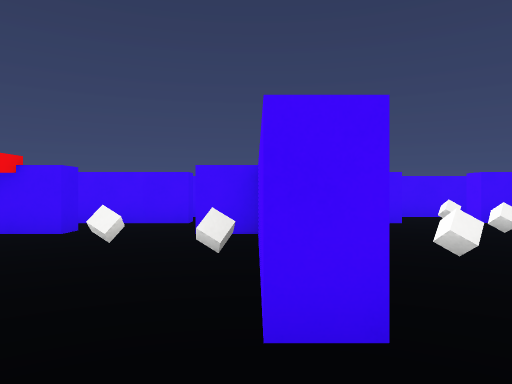
view 1 (above)

19 first-person views from a walk through a Unity game level. The camera is 1.2 m above the floor, looks level and sees 70° across. The floor is counted in squares, 2 m on a side. Each view is taken from the middle of a square. On the plan, view 1 faces up. The plan holds only what a view shows up to about 10 squares ahead; the rest is blank. The player is left out. Surface patterns are stand-ins for the level's own textures.

view 2
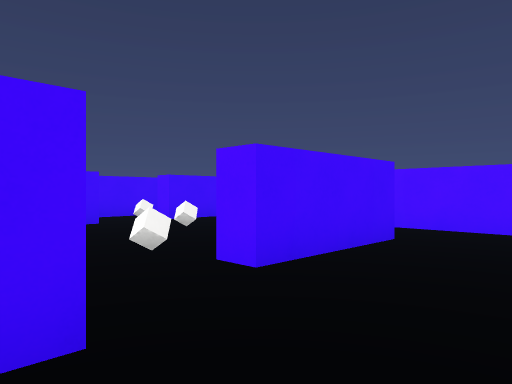

view 3
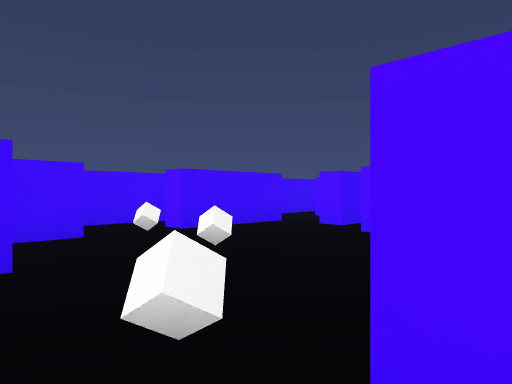

view 4
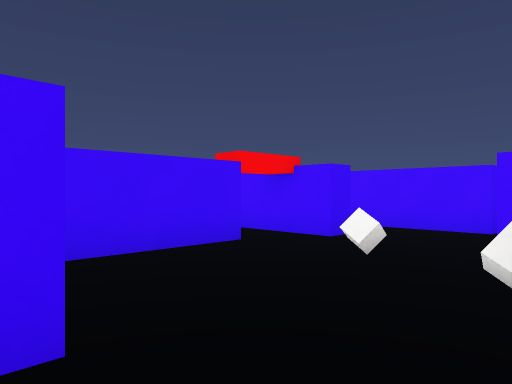

view 5
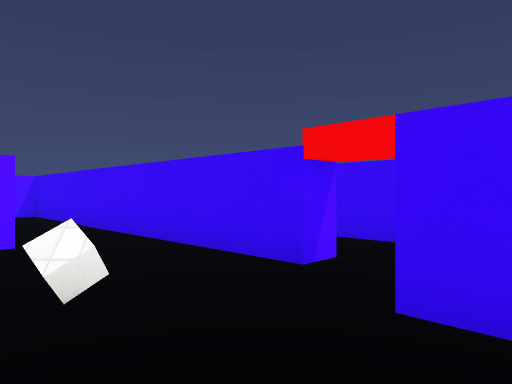

view 6
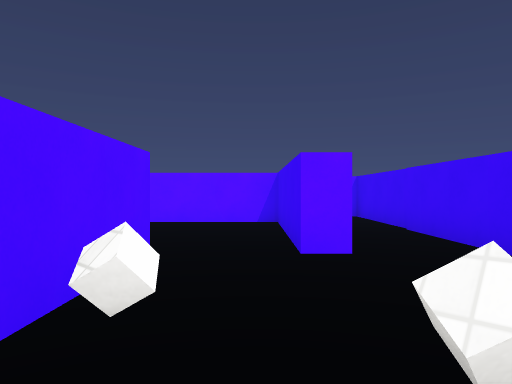

view 7
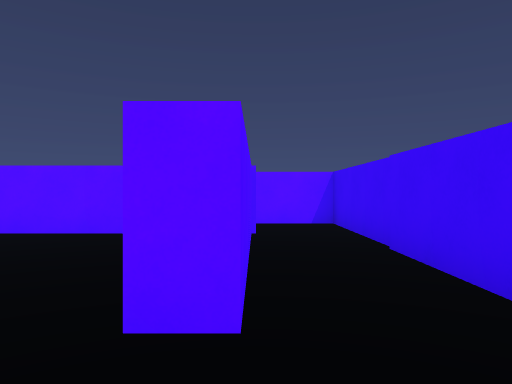

view 8
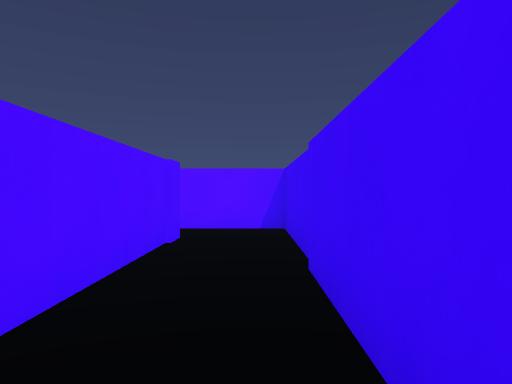

view 9
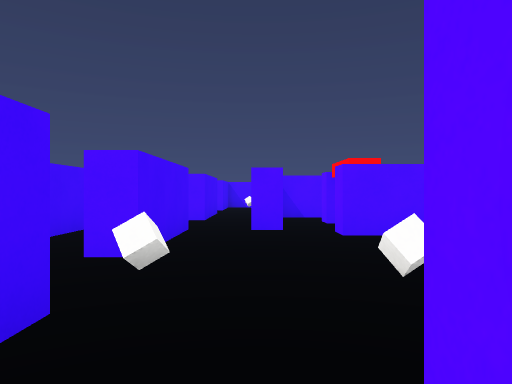

view 10
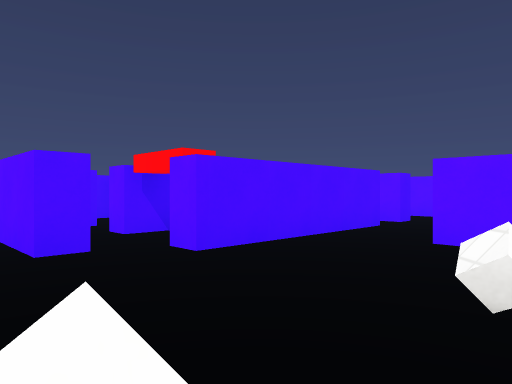

view 11
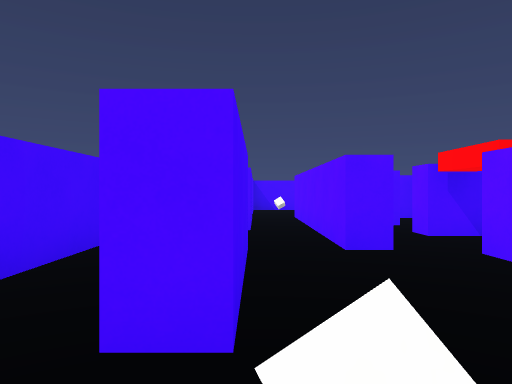

view 12
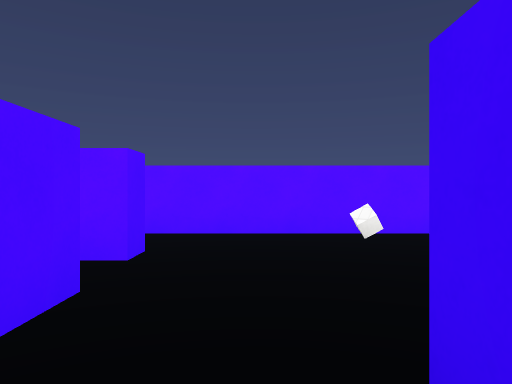

view 13
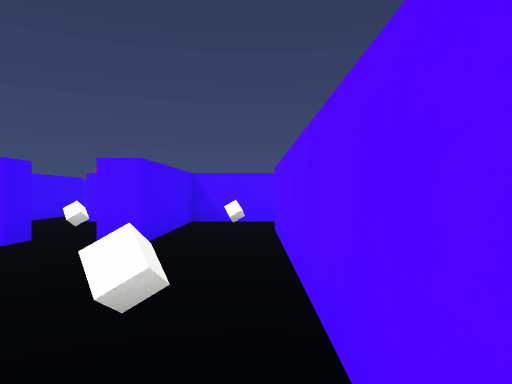

view 14
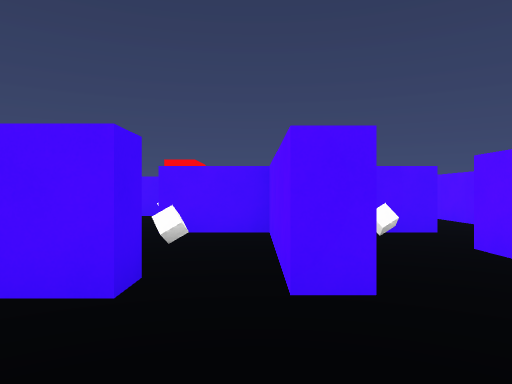

view 15
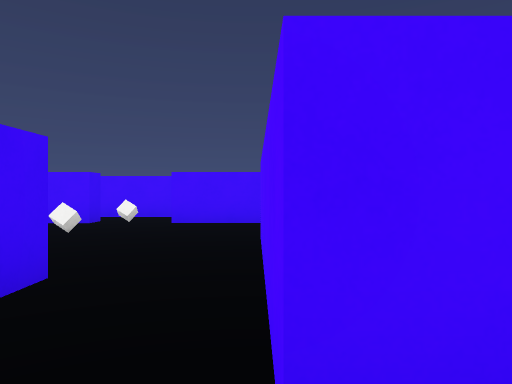

view 16
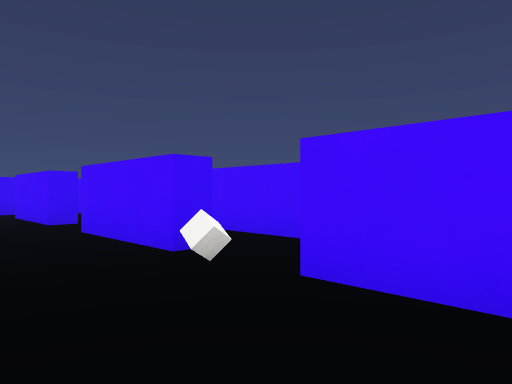

view 17
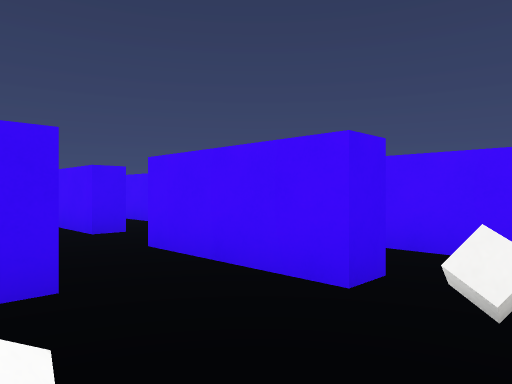

view 18
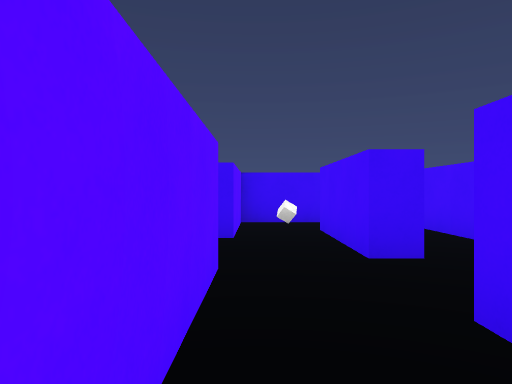

view 19
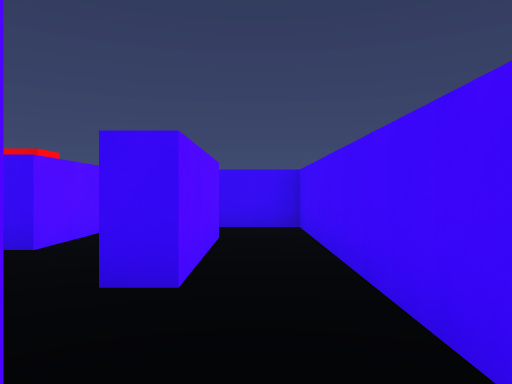

### Floor plan
Points are (right, up) in squares from view 1. A wall is a line through its corners. A room is listed if a view was taken in it or the views show most of it. See-through windows are left out.
Room 1 (views 1, 2, 3, 4, 13, 14, 15)
walls: (0.6, 1.4) (0, 1.4) (0, 2.6); (4.5, 2.5) (4.5, 2) (2.1, 2) (2.1, 2.6); (-1.3, 1.5) (-1.3, -0.1); (6.1, -0.7) (6.1, -0.2); (-1.5, -2.3) (6.4, -2.3); (6.6, 0.8) (6.1, 0.8) (6.1, 2.5)
ways out: opening at (1.5, 2) to room 3; opening at (6, 0)
objects: cube (4, -1)
Room 2 (views 5, 6, 7, 8, 9)
walls: (-3.4, 4.1) (-3.4, -4) (-1.8, -4); (0, 2.6) (0, 5.2) (-0.9, 5.2); (-2.8, 5.7) (-2.8, 5.2) (-4.6, 5.2); (-0.9, 5.7) (1.8, 5.7); (-1.3, 7.5) (-1.3, 7) (-3.9, 7); (1.4, 7) (0.2, 7); (-1.9, -2.9) (-1.9, 1.5) (-1.3, 1.5)
ways out: opening at (1, 6) to room 3; opening at (-3, 6) to room 6; opening at (-0.5, 7)
objects: cube (-2, 4)
Room 3 (views 10, 11, 12, 17, 18)
walls: (2.8, 7.6) (2.8, 7) (1.4, 7); (3.8, 2.5) (4.5, 2.5); (6.8, 5.6) (6.8, 6.1); (6.1, 2.5) (6.1, 4.8); (6.9, 7) (4.4, 7) (4.4, 7.6)
ways out: opening at (1.5, 2) to room 1; opening at (1, 6) to room 2; opening at (6, 5) to room 4; opening at (3.5, 7) to room 5
objects: cube (2, 3); cube (3, 5); cube (4, 7)
Room 4 (view 16)
walls: (9.4, 4.4) (9.4, 5.4); (8, 4.8) (8.5, 4.8); (7.5, 5.6) (6.8, 5.6); (6.1, 4.8) (6.6, 4.8)
ways out: opening at (6, 5) to room 3
Room 5 (view 19)
walls: (7.1, 8.8) (0.4, 8.8); (6.8, 6.1) (11.8, 6.1); (8.7, 7) (8.7, 7.6)
ways out: opening at (3.5, 7) to room 3; opening at (1.5, 8); opening at (9, 8)
Room 6 (no view inside)
walls: (-5.3, 7.6) (-5.3, 5.6); (-4.9, 5.7) (-2.8, 5.7)
ways out: opening at (-3, 6) to room 2; opening at (-4.5, 7)
objects: cube (-5, 7)

Positions as (right, up) in squares from view 1, and headings:
1: (0, 0), facing up
2: (0, 0), facing up-right
3: (1, 2), facing up-right
4: (0, 1), facing up-left
5: (-1, 6), facing down-left
6: (-1, 5), facing down
7: (-2, 3), facing down
8: (-3, 2), facing down
9: (1, 6), facing right
10: (3, 7), facing down-right
11: (3, 7), facing right
12: (5, 3), facing down
13: (2, -2), facing right
14: (4, 0), facing right
15: (6, 0), facing up
16: (6, 5), facing up-left
17: (4, 5), facing up-left
18: (2, 6), facing left
19: (1, 8), facing left
